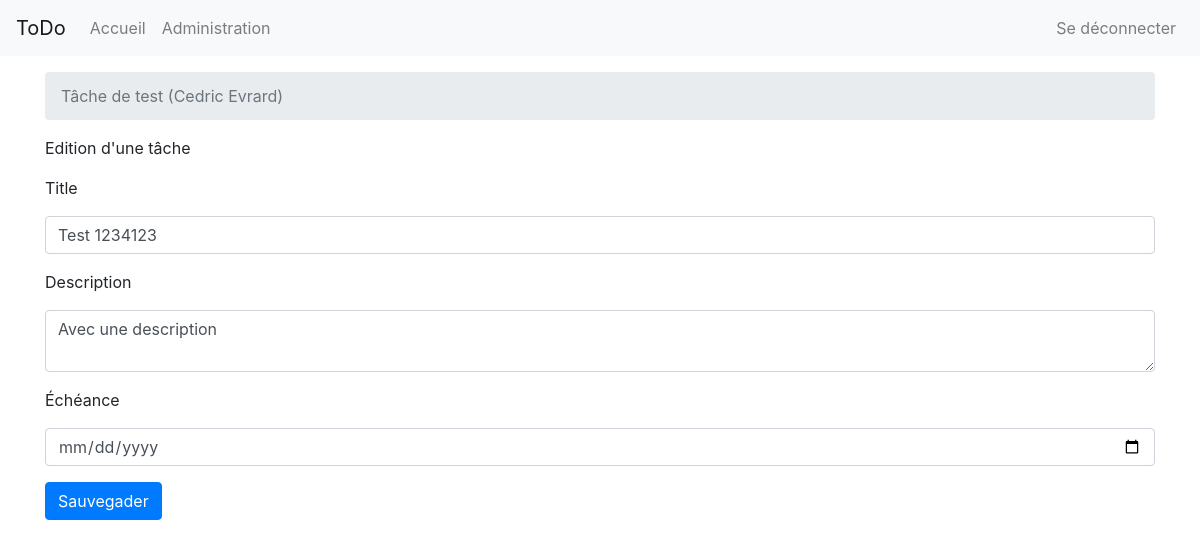
/admin/3/edit/3 (signed in), run on the app's committed database.
### app/models/user.py (models this page shows, shortened)
class User(UserMixin, db.Model):
    __tablename__ = 'users'
    id              = db.Column(db.Integer, primary_key=True)
    username        = db.Column(db.String(80), unique=True, nullable=False)
    password_hash   = db.Column(db.String(128), nullable=False)
    firstname       = db.Column(db.String(40), nullable=False)
    lastname        = db.Column(db.String(40), nullable=False)
    birthday        = db.Column(db.DateTime(), nullable=False)
    email           = db.Column(db.String(60), nullable=False)
    account_level   = db.Column(db.Integer, nullable=False, default=0)
    is_locked       = db.Column(db.Boolean, nullable=False, default=False)
    tasks           = db.relationship('Task', backref='author', lazy='dynamic')

### app/models/task.py (models this page shows, shortened)
class Task(db.Model):
    __tablename__ = 'tasks'
    id              = db.Column(db.Integer, primary_key=True)
    title           = db.Column(db.String(50), nullable=False)
    description     = db.Column(db.String(300), nullable=True)
    due_date        = db.Column(db.DateTime(), nullable=True)
    status          = db.Column(db.Boolean(), nullable=False, default=False)
    user_id         = db.Column(db.Integer, db.ForeignKey('users.id'))

### app/routes/admin_todo.py (the view)
@app.route('/admin/<user_id>/edit/<task_id>', methods=['GET', 'POST'])
@login_required
def admin_task_edit(user_id, task_id):
    if (not is_administrator()):
        return render_template('404.html.j2'), 404
    task = TaskDataAccess.get_task(task_id)
    form = TaskForm()
    if form.validate_on_submit():
        TaskDataAccess.update_task(
            form.id.data,
            form.title.data,
            form.description.data,
            form.due_date.data
        )
        return redirect(url_for('admin_task_listing', user_id = user_id))
    else:
        form.id.data = task.id
        form.title.data = task.title
        form.description.data = task.description
        form.due_date.data = task.due_date
        return render_template('todo/edit.html.j2', form = form, user = UserDataAccess.get_user(user_id))

### app/forms/taskForm.py
class TaskForm( FlaskForm ):
    id          = HiddenField('id')
    title       = StringField('Title', validators=[
        InputRequired(
            message='Le title de la tâche est requis'
        ),
        Length(
            min=1,
            max =50,
            message='Le title de la tâche doit être compris entre 1 et 50 caractères'
        )])
    description = TextAreaField('Description')
    due_date    = DateField('Échéance', format='%d/%m/%Y', validators=[validators.Optional()])
    submit      = SubmitField('Sauvegader')

### app/__init__.py (called while the page is built)
@login_manager.user_loader
def load_user(userid):
    return User.query.get(int(userid))

### app/data/taskDataAccess.py (called while the page is built)
    def get_task(task_id):
        return Task.query.filter_by(id = task_id).first()

### app/data/userDataAccess.py (called while the page is built)
    def get_user(user_id):
        return User.query.filter_by(id = user_id).first()

### app/routes/admin.py (called while the page is built)
def is_administrator():
    return current_user.account_level == 1 or current_user.account_level == 2

### app/templates/todo/edit.html.j2 (shortened to what this page needs)
{% from "todo/macro/task-form.html.j2" import task_form with context %}
{% from "todo/macro/user.html.j2" import user_info with context %}
{% from "macro/form-error.html.j2" import form_error with context %}
{% extends "layout.html.j2" %}
{% block body %}
    {{ user_info(user) }}
    <div class="row">
        <div class="col-md">
            <p>Edition d'une tâche</p>
        </div>
    </div>
    <div class="row">
        <div class="col-md">
            {% if user %}
            <form method="POST" action="/admin/{{ user.id }}/edit/{{ form.id.data }}" novalidate class="mb-4">
            {% else %}
            <form method="POST" action="/edit/{{ form.id.data }}" novalidate class="mb-4">
            {% endif %}
                {{ task_form(form) }}
            </form>
        </div>
        </div>
    </div>
{% endblock %}

### app/templates/todo/macro/task-form.html.j2 (shortened to what this page needs)
{% macro task_form(form) %}
<div class="form-group">
    <label>{{ form.title.label }}</label>
    {{ form.title(class_='form-control') }}
</div>
<div class="form-group">
    <label>{{ form.description.label }}</label>
    {{ form.description(class_='form-control') }}
</div>
<div class="form-group">
    <label>{{ form.due_date.label }}</label>
    {{ form.due_date(class_='form-control', placeholder='dd/mm/yyyy') }}
</div>
{{ form.submit(class_='btn btn-primary') }}
{% endmacro %}

### app/templates/todo/macro/user.html.j2 (shortened to what this page needs)
{% macro user_info(user) %}
{% if user %}
<div class="row">
    <div class="col-md-12">
        <div class="breadcrumb">
            <span class="breadcrumb-item active">Tâche de {{ user.username }} ({{ user.firstname }} {{ user.lastname }})<span>
</div>
{% endif %}
{% endmacro %}

### app/static/css/style.css (style rules this page uses)
html, body { height: 100%; margin: 0; padding-top: 0.1px; font-family: -apple-system, BlinkMacSystemFont, "Segoe UI", "Roboto", "Helvetica Neue", Arial, sans-serif, "Apple Color Emoji", "Segoe UI Emoji", "Segoe UI Symbol"; }

### data on the page
User: username "test", firstname "Cedric", lastname "Evrard"
Task: title "Test 1234123", description "Avec une description"

### other printed values
{{ text }} "Accueil Administration Se déconnecter"
